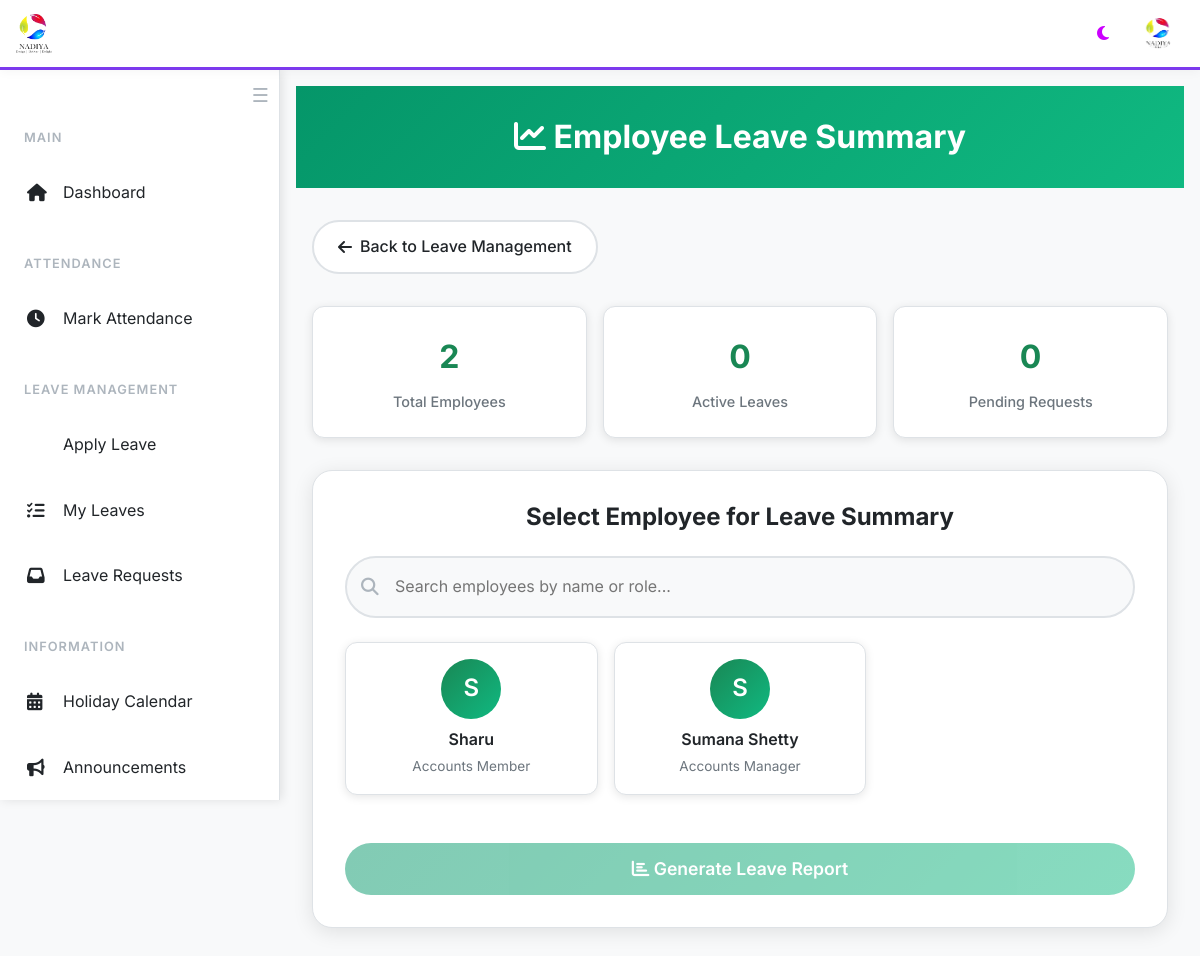
The app's page /who1 (signed in) with its own data.
### website/models.py (models this page shows, shortened)
class User(db.Model, UserMixin):
    id = db.Column(db.Integer, primary_key=True)
    first_name = db.Column(db.String(150))
    last_name = db.Column(db.String(150))
    email = db.Column(db.String(150), unique=True, nullable=False)
    password = db.Column(db.String(512), nullable=False)
    earned =  db.Column(db.Float, default=0)
    medic = db.Column(db.Float, default=0)
    pay =  db.Column(db.Float, default=0)
    role = db.Column(db.String(150))
    probation = db.Column(db.Boolean, default = 0)
    photo = db.Column(db.String(150))
    documents = db.relationship('Document', backref='user', lazy=True)
    reset_token = db.Column(db.String(36), nullable=True)
    attendances = db.relationship('Attendance', backref='user', lazy=True)

### website/views.py (the view)
@views.route('/who1', methods=['GET','POST'])
@login_required
def who1():
    users =  User.query.all()
    return render_template('who1.html', users=users)

### website/templates/who1.html (shortened to what this page needs)
{% extends "base.html" %}
{% block content %}
<div class="page-header">
    <div class="container">
        <h1><i class="fas fa-chart-line"></i> Employee Leave Summary</h1>
    </div>
</div>
<div class="container">
    <a href="/leaves-category" class="back-btn">
        <i class="fas fa-arrow-left"></i> Back to Leave Management
    </a>
    <div class="quick-stats">
        <div class="stat-card">
            <div class="stat-number">{{ users|length if users else 0 }}</div>
            <div class="stat-label">Total Employees</div>
        </div>
        <div class="stat-card">
            <div class="stat-number">{{ active_leaves if active_leaves else 0 }}</div>
            <div class="stat-label">Active Leaves</div>
        </div>
        <div class="stat-card">
            <div class="stat-number">{{ pending_requests if pending_requests else 0 }}</div>
            <div class="stat-label">Pending Requests</div>
        </div>
    </div>
    <div class="search-container">
        <h2 class="search-title">Select Employee for Leave Summary</h2>
        <div class="search-box">
            <i class="fas fa-search search-icon"></i>
            <input type="text" class="search-input" id="employeeSearch" placeholder="Search employees by name or role...">
        </div>
        <form id="leaveReportForm" method="post" action="/who1_output">
            <div class="employee-grid" id="employeeGrid">
                {% if users %}
                    {% for user in users %}
                    <div class="employee-card" data-name="{{ user.first_name }}" data-role="{{ user.role }}">
                        <div class="employee-avatar">
                            {{ user.first_name[0].upper() }}
                        </div>
                        <div class="employee-name">{{ user.first_name }}</div>
                        <div class="employee-role">{{ user.role.replace('_', ' ') }}</div>
                    </div>
                    {% endfor %}
                {% else %}
                    <div style="grid-column: 1 / -1; text-align: center; padding: 2rem; color: var(--text-muted);">
                        <i class="fas fa-users" style="font-size: 3rem; margin-bottom: 1rem; opacity: 0.5;"></i>
                        <p>No employees found.</p>
                    </div>
                {% endif %}
            </div>
            <button type="submit" class="submit-btn" id="submitBtn" disabled>
                <i class="fas fa-chart-bar"></i> Generate Leave Report
            </button>
        </form>
    </div>
</div>
{% endblock %}

### website/templates/base.html (style rules this page uses)
:root { --bg-primary: #ffffff; --bg-secondary: #f8f9fa; --bg-tertiary: #e9ecef; --text-primary: #212529; --text-secondary: #6c757d; --text-muted: #adb5bd; --border-color: #dee2e6; --shadow: rgba(0, 0, 0, 0.1); --accent-primary: #0d6efd; --accent-secondary: #6f42c1; --success: #198754; --warning: #fd7e14; --danger: #dc3545; --info: #0dcaf0; --navbar-bg: #1a1d23; --sidebar-width: 280px; --sidebar-collapsed-width: 60px; }
* { margin: 0; padding: 0; box-sizing: border-box; }
body { font-family: 'Inter', sans-serif; background-color: var(--bg-secondary); color: var(--text-primary); line-height: 1.6; transition: all 0.3s ease; padding-top: 70px; }
:root { --header-bg: #ffffff; --header-text: #2d3748; --header-border: #7c3aed; --toggle-btn-color: #7c3aed; !important }
* { transition: background-color 0.3s ease, color 0.3s ease, border-color 0.3s ease; }

### website/templates/who1.html (style rules this page uses)
.page-header { background: linear-gradient(135deg, #059669, #10b981); color: white; padding: 2rem 0; margin-bottom: 2rem; }
.page-header h1 { font-size: 2rem; font-weight: 700; margin: 0; text-align: center; }
.back-btn { background: var(--bg-primary); color: var(--text-primary); border: 2px solid var(--border-color); padding: 0.75rem 1.5rem; border-radius: 50px; text-decoration: none; font-weight: 500; transition: all 0.3s ease; display: inline-flex; align-items: center; margin-bottom: 2rem; }
.back-btn i { margin-right: 0.5rem; }
.search-container { background: var(--bg-primary); border-radius: 20px; padding: 2rem; box-shadow: 0 4px 20px var(--shadow); border: 1px solid var(--border-color); margin-bottom: 2rem; }
.search-title { font-size: 1.5rem; font-weight: 700; color: var(--text-primary); margin-bottom: 1.5rem; text-align: center; }
.search-box { position: relative; margin-bottom: 1.5rem; }
.search-input { width: 100%; padding: 1rem 1rem 1rem 3rem; border: 2px solid var(--border-color); border-radius: 50px; background: var(--bg-secondary); color: var(--text-primary); font-size: 1rem; transition: all 0.3s ease; }
.search-icon { position: absolute; left: 1rem; top: 50%; transform: translateY(-50%); color: var(--text-muted); font-size: 1.1rem; }
.employee-grid { display: grid; grid-template-columns: repeat(auto-fill, minmax(250px, 1fr)); gap: 1rem; margin-bottom: 2rem; }
.employee-card { background: var(--bg-primary); border: 1px solid var(--border-color); border-radius: 12px; padding: 1rem; text-align: center; cursor: pointer; transition: all 0.3s ease; box-shadow: 0 2px 10px var(--shadow); }
.employee-avatar { width: 60px; height: 60px; border-radius: 50%; background: linear-gradient(135deg, var(--success), #10b981); display: flex; align-items: center; justify-content: center; margin: 0 auto 0.5rem; color: white; font-size: 1.5rem; font-weight: 600; }
.employee-name { font-weight: 600; color: var(--text-primary); margin-bottom: 0.25rem; }
.employee-role { font-size: 0.85rem; color: var(--text-secondary); text-transform: capitalize; }
.submit-btn { background: linear-gradient(135deg, #059669, #10b981); border: none; color: white; font-size: 1.1rem; font-weight: 600; padding: 0.75rem 2rem; border-radius: 50px; cursor: pointer; transition: all 0.3s ease; width: 100%; margin-top: 1rem; }
.submit-btn:disabled { opacity: 0.5; cursor: not-allowed; }
.quick-stats { display: grid; grid-template-columns: repeat(auto-fit, minmax(200px, 1fr)); gap: 1rem; margin-bottom: 2rem; }
.stat-card { background: var(--bg-primary); border: 1px solid var(--border-color); border-radius: 12px; padding: 1.5rem; text-align: center; box-shadow: 0 2px 10px var(--shadow); }
.stat-number { font-size: 2rem; font-weight: 700; color: var(--success); margin-bottom: 0.5rem; }
.stat-label { color: var(--text-secondary); font-size: 0.9rem; font-weight: 500; }
.container { max-width: 1000px; margin: 0 auto; padding: 0 1rem; }

### records on screen
User: first_name "S", first_name "Sharu", role.replace "Accounts Member"
User: first_name "S", first_name "Sumana Shetty", role.replace "Accounts Manager"

### other values on screen
{{ users|length if users else 0 }} "2"
{{ active_leaves if active_leaves else 0 }} "0"
{{ pending_requests if pending_requests else 0 }} "0"
